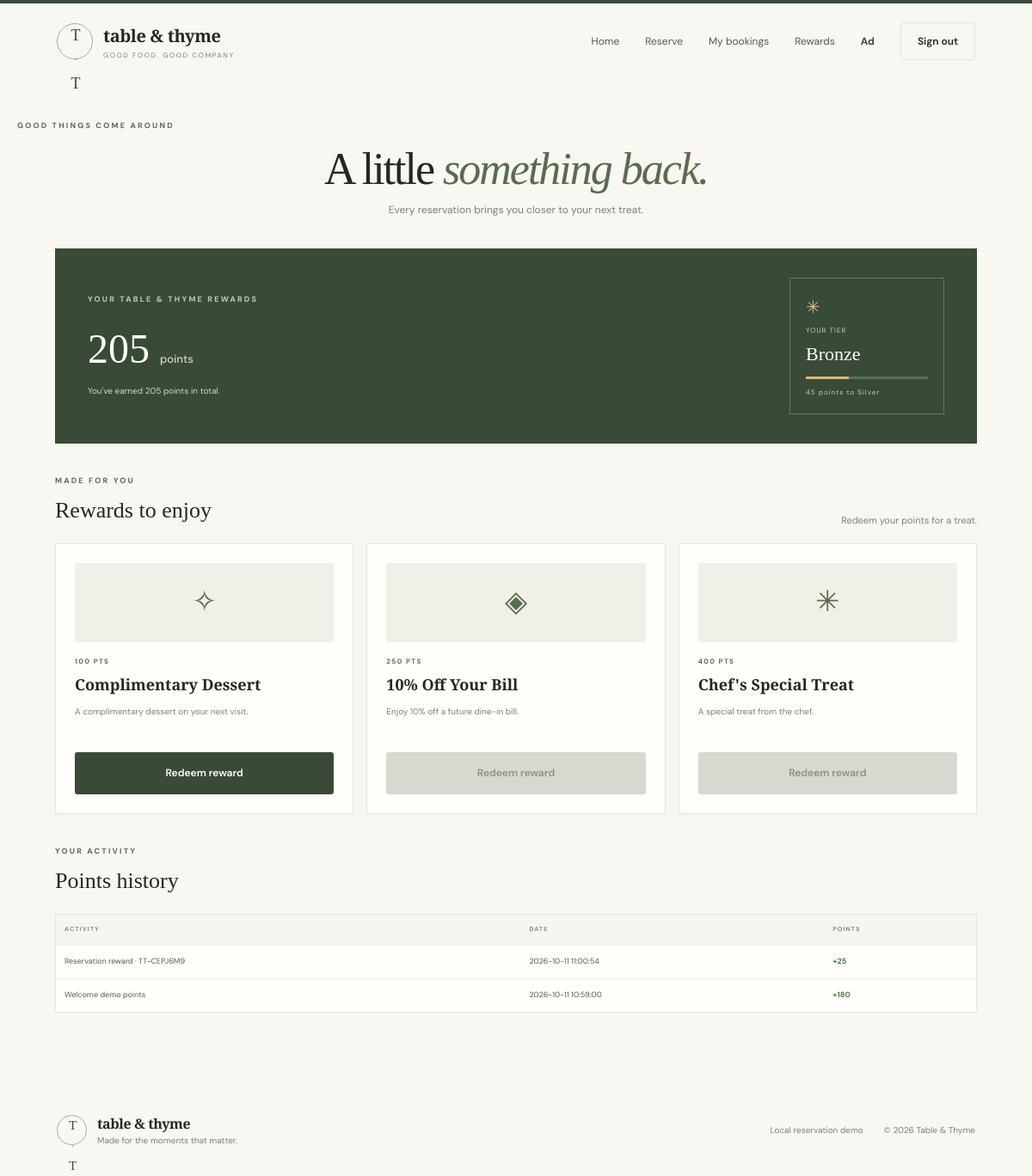
Page /loyalty (signed in) on the committed database.
### tables this page shows
CREATE TABLE users (
    id INTEGER PRIMARY KEY AUTOINCREMENT,
    name TEXT NOT NULL,
    email TEXT NOT NULL UNIQUE COLLATE NOCASE,
    phone TEXT NOT NULL,
    password_hash TEXT NOT NULL,
    role TEXT NOT NULL DEFAULT 'customer' CHECK(role IN ('customer','admin')),
    created_at TEXT NOT NULL DEFAULT CURRENT_TIMESTAMP
);

CREATE TABLE loyalty_accounts (
    id INTEGER PRIMARY KEY AUTOINCREMENT,
    user_id INTEGER NOT NULL UNIQUE,
    points INTEGER NOT NULL DEFAULT 0 CHECK(points >= 0),
    lifetime_points INTEGER NOT NULL DEFAULT 0 CHECK(lifetime_points >= 0),
    FOREIGN KEY(user_id) REFERENCES users(id) ON DELETE CASCADE
);

CREATE TABLE rewards (
    id INTEGER PRIMARY KEY AUTOINCREMENT,
    name TEXT NOT NULL,
    description TEXT NOT NULL,
    points_cost INTEGER NOT NULL CHECK(points_cost > 0),
    is_active INTEGER NOT NULL DEFAULT 1
);

CREATE TABLE loyalty_transactions (
    id INTEGER PRIMARY KEY AUTOINCREMENT,
    user_id INTEGER NOT NULL,
    points_change INTEGER NOT NULL,
    reason TEXT NOT NULL,
    reservation_id INTEGER,
    created_at TEXT NOT NULL DEFAULT CURRENT_TIMESTAMP,
    FOREIGN KEY(user_id) REFERENCES users(id),
    FOREIGN KEY(reservation_id) REFERENCES reservations(id)
);

### app.py (the view)
@app.route("/loyalty")
@login_required
def loyalty():
    conn = get_db()
    account = conn.execute("SELECT * FROM loyalty_accounts WHERE user_id=?", (session["user_id"],)).fetchone()
    transactions = conn.execute("SELECT * FROM loyalty_transactions WHERE user_id=? ORDER BY created_at DESC LIMIT 20", (session["user_id"],)).fetchall()
    rewards = conn.execute("SELECT * FROM rewards WHERE is_active=1 ORDER BY points_cost",).fetchall()
    redemptions = conn.execute("""
        SELECT rr.*, rw.name AS reward_name FROM reward_redemptions rr
        JOIN rewards rw ON rw.id=rr.reward_id WHERE rr.user_id=? ORDER BY rr.created_at DESC
    """, (session["user_id"],)).fetchall()
    conn.close()
    points = account["points"] if account else 0
    tier = "Bronze" if points < 250 else ("Silver" if points < 600 else "Gold")
    return render_template("loyalty.html", account=account, transactions=transactions, rewards=rewards, redemptions=redemptions, tier=tier)

### app.py (called while the page is built)
def current_user():
    if not session.get("user_id"):
        return None
    conn = get_db()
    user = conn.execute("SELECT id,name,email,phone,role FROM users WHERE id=?", (session["user_id"],)).fetchone()
    conn.close()
    return user

@app.context_processor
def inject_globals():
    return {"current_user": current_user(), "today": date.today().isoformat()}

def login_required(fn):
    @wraps(fn)
    def wrapper(*args, **kwargs):
        if not session.get("user_id"):
            flash("Please sign in to continue.", "warning")
            return redirect(url_for("login", next=request.path))
        return fn(*args, **kwargs)
    return wrapper

### database.py (called while the page is built)
def get_db():
    conn = sqlite3.connect(DB_PATH, timeout=10)
    conn.row_factory = sqlite3.Row
    conn.execute("PRAGMA foreign_keys = ON")
    conn.execute("PRAGMA busy_timeout = 10000")
    return conn

### templates/loyalty.html (shortened to what this page needs)
{% extends "base.html" %}
{% block content %}
<section class="page-hero compact"><div class="eyebrow">GOOD THINGS COME AROUND</div><h1>A little <em>something back.</em></h1><p>Every reservation brings you closer to your next treat.</p></section>
<section class="content-width">
  <div class="loyalty-hero">
    <div><div class="eyebrow light">YOUR TABLE & THYME REWARDS</div><h2>{{ account.points if account else 0 }} <span>points</span></h2><p>You've earned {{ account.lifetime_points if account else 0 }} points in total.</p></div>
    <div class="tier-badge"><span>✳</span><small>YOUR TIER</small><strong>{{ tier }}</strong><div class="tier-track"><i style="width:{{ 35 if tier=='Bronze' else (70 if tier=='Silver' else 100) }}%"></i></div><small>{% if tier == 'Bronze' %}{{ 250-(account.points if account else 0) }} points to Silver{% elif tier == 'Silver' %}{{ 600-(account.points if account else 0) }} points to Gold{% else %}Top tier unlocked{% endif %}</small></div>
  </div>
  <div class="content-head"><div><div class="eyebrow">MADE FOR YOU</div><h2>Rewards to enjoy</h2></div><span class="muted">Redeem your points for a treat.</span></div>
  <div class="reward-grid">
    {% for reward in rewards %}
    <article class="reward-card"><div class="reward-art">{{ '✧' if loop.index == 1 else ('◈' if loop.index == 2 else '✳') }}</div><div class="reward-cost">{{ reward.points_cost }} PTS</div><h3>{{ reward.name }}</h3><p>{{ reward.description }}</p><form method="post" action="{{ url_for('redeem_reward', reward_id=reward.id) }}" data-confirm="Redeem {{ reward.name }} for {{ reward.points_cost }} points?"><button class="btn {{ 'primary' if account and account.points >= reward.points_cost else 'disabled' }} full" type="submit" {{ 'disabled' if not account or account.points < reward.points_cost else '' }}>Redeem reward</button></form></article>
    {% endfor %}
  </div>
  <div class="content-head"><div><div class="eyebrow">YOUR ACTIVITY</div><h2>Points history</h2></div></div>
  <div class="table-shell"><table><thead><tr><th>ACTIVITY</th><th>DATE</th><th>POINTS</th></tr></thead><tbody>{% for t in transactions %}<tr><td>{{ t.reason }}</td><td>{{ t.created_at }}</td><td class="{{ 'positive' if t.points_change > 0 else 'negative' }}">{{ '+' if t.points_change > 0 else '' }}{{ t.points_change }}</td></tr>{% else %}<tr><td colspan="3" class="empty-cell">Your points activity will appear here.</td></tr>{% endfor %}</tbody></table></div>
</section>
{% endblock %}

### templates/base.html (shortened to what this page needs)
<!doctype html>
<html lang="en">
<head>
  <link rel="stylesheet" href="{{ url_for('static', filename='css/style.css') }}">
</head>
<body>
  <header class="nav-wrap">
    <a class="brand" href="{{ url_for('index') }}">
      <span class="brand-mark">T<span>·</span>T</span>
      <span class="brand-copy"><strong>table & thyme</strong><small>GOOD FOOD. GOOD COMPANY.</small></span>
    </a>
    <nav class="nav-links">
      <a href="{{ url_for('index') }}">Home</a>
      {% if current_user %}
        <a href="{{ url_for('book') }}">Reserve</a>
        <a href="{{ url_for('my_reservations') }}">My bookings</a>
        <a href="{{ url_for('loyalty') }}">Rewards</a>
        <span class="nav-user">{{ current_user.name.split()[0] }}</span>
        <a class="nav-cta outline" href="{{ url_for('logout') }}">Sign out</a>
      {% else %}
        <a href="{{ url_for('login') }}">Sign in</a>
        <a class="nav-cta" href="{{ url_for('register') }}">Join us</a>
      {% endif %}
    </nav>
  </header>
  <main>
    {% block content %}{% endblock %}
  </main>
  <footer class="footer">
    <div class="footer-brand"><span class="brand-mark">T<span>·</span>T</span><span><strong>table & thyme</strong><small>Made for the moments that matter.</small></span></div>
    <div class="footer-right"><span>Local reservation demo</span><span>© 2026 Table & Thyme</span></div>
  </footer>
</body>
</html>

### rows in the picture
users: name "Ad"
loyalty_accounts: points "205", lifetime_points "205", 250-(account.pointsifaccountelse0) "45"
rewards: index "✧", points_cost "100", name "Complimentary Dessert", description "A complimentary dessert on your next visit."
rewards: index "◈", points_cost "250", name "10% Off Your Bill", description "Enjoy 10% off a future dine-in bill."
rewards: index "✳", points_cost "400", name "Chef's Special Treat", description "A special treat from the chef."
loyalty_transactions: reason "Reservation reward · TT-CEPJ6M9", created_at "2026-10-11 11:00:54", points_change "+", points_change "25"
loyalty_transactions: reason "Welcome demo points", created_at "2026-10-11 10:59:00", points_change "+", points_change "180"

### other values in the picture
{{ tier }} "Bronze"
